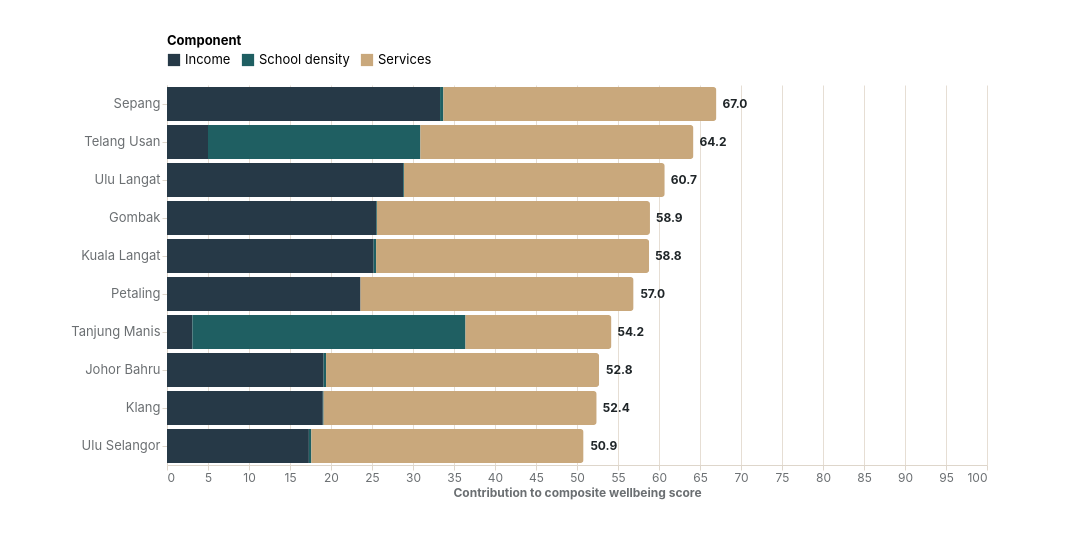

Vega-Lite specification for this chart:
### Vega-Lite specification from a JSON file in a GitHub repository (floating-point values rounded to 4 significant figures)
{"$schema": "https://vega.github.io/schema/vega-lite/v5.json", "width": 820, "height": 380, "autosize": {"type": "pad", "contains": "padding"}, "data": {"values": [{"district": "Sepang", "state": "Selangor", "component": "Income", "contrib": 33.3, "composite": 67.0, "order": 1}, {"district": "Sepang", "state": "Selangor", "component": "School density", "contrib": 0.4, "composite": 67.0, "order": 1}, {"district": "Sepang", "state": "Selangor", "component": "Services", "contrib": 33.3, "composite": 67.0, "order": 1}, {"district": "Telang Usan", "state": "Sarawak", "component": "Income", "contrib": 5.0, "composite": 64.2, "order": 2}, {"district": "Telang Usan", "state": "Sarawak", "component": "School density", "contrib": 25.9, "composite": 64.2, "order": 2}, {"district": "Telang Usan", "state": "Sarawak", "component": "Services", "contrib": 33.3, "composite": 64.2, "order": 2}, {"district": "Ulu Langat", "state": "Selangor", "component": "Income", "contrib": 28.8, "composite": 60.7, "order": 3}, {"district": "Ulu Langat", "state": "Selangor", "component": "School density", "contrib": 0.1, "composite": 60.7, "order": 3}, {"district": "Ulu Langat", "state": "Selangor", "component": "Services", "contrib": 31.8, "composite": 60.7, "order": 3}, {"district": "Gombak", "state": "Selangor", "component": "Income", "contrib": 25.5, "composite": 58.9, "order": 4}, {"district": "Gombak", "state": "Selangor", "component": "School density", "contrib": 0.1, "composite": 58.9, "order": 4}, {"district": "Gombak", "state": "Selangor", "component": "Services", "contrib": 33.3, "composite": 58.9, "order": 4}, {"district": "Kuala Langat", "state": "Selangor", "component": "Income", "contrib": 25.2, "composite": 58.8, "order": 5}, {"district": "Kuala Langat", "state": "Selangor", "component": "School density", "contrib": 0.3, "composite": 58.8, "order": 5}, {"district": "Kuala Langat", "state": "Selangor", "component": "Services", "contrib": 33.3, "composite": 58.8, "order": 5}, {"district": "Petaling", "state": "Selangor", "component": "Income", "contrib": 23.6, "composite": 57.0, "order": 6}, {"district": "Petaling", "state": "Selangor", "component": "School density", "contrib": 0.0, "composite": 57.0, "order": 6}, {"district": "Petaling", "state": "Selangor", "component": "Services", "contrib": 33.3, "composite": 57.0, "order": 6}, {"district": "Tanjung Manis", "state": "Sarawak", "component": "Income", "contrib": 3.1, "composite": 54.2, "order": 7}, {"district": "Tanjung Manis", "state": "Sarawak", "component": "School density", "contrib": 33.3, "composite": 54.2, "order": 7}, {"district": "Tanjung Manis", "state": "Sarawak", "component": "Services", "contrib": 17.8, "composite": 54.2, "order": 7}, {"district": "Johor Bahru", "state": "Johor", "component": "Income", "contrib": 19.1, "composite": 52.8, "order": 8}, {"district": "Johor Bahru", "state": "Johor", "component": "School density", "contrib": 0.3, "composite": 52.8, "order": 8}, {"district": "Johor Bahru", "state": "Johor", "component": "Services", "contrib": 33.3, "composite": 52.8, "order": 8}, {"district": "Klang", "state": "Selangor", "component": "Income", "contrib": 19.0, "composite": 52.4, "order": 9}, {"district": "Klang", "state": "Selangor", "component": "School density", "contrib": 0.1, "composite": 52.4, "order": 9}, {"district": "Klang", "state": "Selangor", "component": "Services", "contrib": 33.3, "composite": 52.4, "order": 9}, {"district": "Ulu Selangor", "state": "Selangor", "component": "Income", "contrib": 17.3, "composite": 50.9, "order": 10}, {"district": "Ulu Selangor", "state": "Selangor", "component": "School density", "contrib": 0.3, "composite": 50.9, "order": 10}, {"district": "Ulu Selangor", "state": "Selangor", "component": "Services", "contrib": 33.2, "composite": 50.9, "order": 10}]}, "layer": [{"mark": {"type": "bar", "cornerRadiusEnd": 3}, "encoding": {"y": {"field": "district", "type": "nominal", "sort": ["Sepang", "Telang Usan", "Ulu Langat", "Gombak", "Kuala Langat", "Petaling", "Tanjung Manis", "Johor Bahru", "Klang", "Ulu Selangor"], "title": null, "axis": {"labelFontSize": 13, "labelLimit": 160}}, "x": {"field": "contrib", "type": "quantitative", "title": "Contribution to composite wellbeing score", "stack": "zero", "scale": {"domain": [0, 100]}}, "color": {"field": "component", "type": "nominal", "scale": {"domain": ["Income", "School density", "Services"], "range": ["#263947", "#1F5F62", "#C9A87C"]}, "legend": {"title": "Component", "orient": "top", "labelFontSize": 13, "titleFontSize": 13, "symbolSize": 150}}, "tooltip": [{"field": "district", "type": "nominal"}, {"field": "component", "type": "nominal", "title": "Component"}, {"field": "contrib", "type": "quantitative", "format": ".1f", "title": "Contribution"}, {"field": "composite", "type": "quantitative", "format": ".1f", "title": "Composite score"}]}}, {"transform": [{"filter": "datum.component == 'Services'"}], "mark": {"type": "text", "align": "left", "dx": 6, "fontSize": 12, "fontWeight": 700, "color": "#1F2528"}, "encoding": {"y": {"field": "district", "type": "nominal", "sort": ["Sepang", "Telang Usan", "Ulu Langat", "Gombak", "Kuala Langat", "Petaling", "Tanjung Manis", "Johor Bahru", "Klang", "Ulu Selangor"]}, "x": {"field": "composite", "type": "quantitative", "scale": {"domain": [0, 100]}}, "text": {"field": "composite", "type": "quantitative", "format": ".1f"}}}], "config": {"view": {"stroke": null}, "background": null, "font": "Inter", "axis": {"labelFont": "Inter", "titleFont": "Inter", "labelColor": "#6B6F72", "titleColor": "#6B6F72", "gridColor": "#E6DED4", "domainColor": "#DED6CB", "tickColor": "#DED6CB", "labelFontSize": 12, "titleFontSize": 12}, "text": {"font": "Inter", "color": "#1F2528"}}, "padding": {"left": 70, "right": 90, "top": 35, "bottom": 55}}
